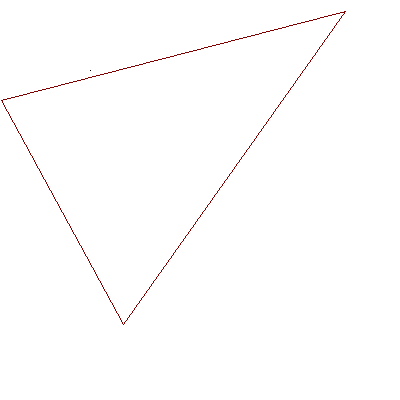

This figure's Python source:
import sys
import numpy
import Image, ImageDraw

def draw_scene(triangle, point):
    image = Image.new("RGB", (400, 400), (255, 255, 255))

    draw = ImageDraw.Draw(image)
    draw.point([point[0], point[1]], 0)
    draw.polygon([triangle[0][0], triangle[0][1], triangle[1][0], triangle[1][1], triangle[2][0], triangle[2][1]], outline = 128)
    del draw
    
    image.save("triangle.png")

def calculate_triangle_area(triangle):
    first_side_3d = numpy.append(triangle[1] - triangle[0], numpy.array([0.0]))
    second_side_3d = numpy.append(triangle[2] - triangle[0], numpy.array([0.0]))
    return abs(numpy.cross(first_side_3d, second_side_3d)[2])

def is_point_in_triangle(triangle, point):
    partition_area = 0.0
    partition_area += calculate_triangle_area((triangle[0], triangle[1], point))
    partition_area += calculate_triangle_area((triangle[1], triangle[2], point))
    partition_area += calculate_triangle_area((triangle[2], triangle[0], point))
    triangle_area = calculate_triangle_area(triangle)
    return (partition_area - triangle_area) < 0.000001

x = numpy.array([123.0, 324.0])
y = numpy.array([345.0, 11.0])
z = numpy.array([1.0, 100.0])
t = (x, y, z)
p = numpy.array([90.0, 70.0])

draw_scene(t, p)

print is_point_in_triangle(t, p)